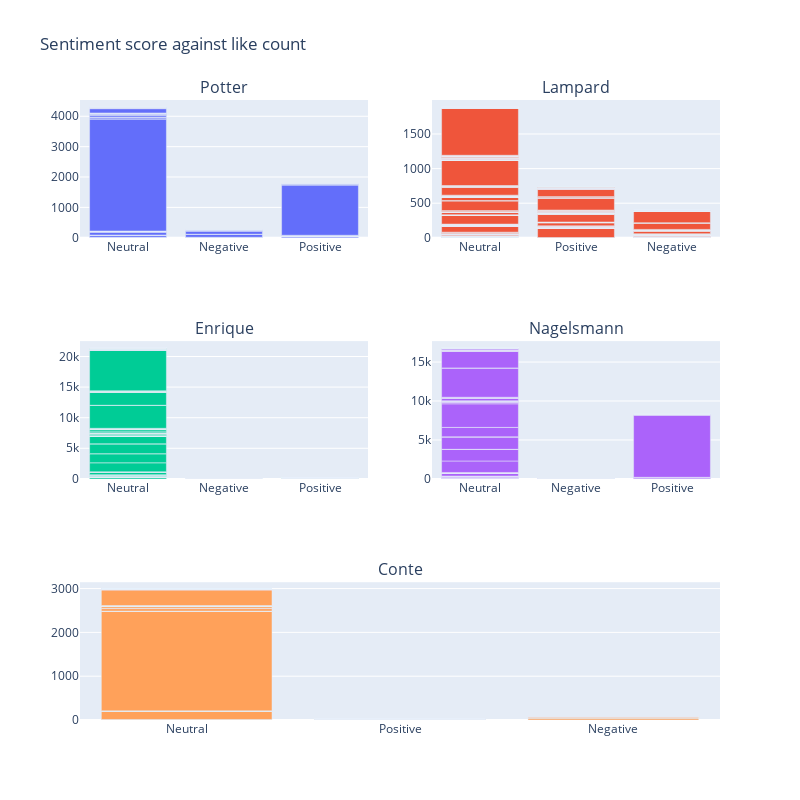

The notebook cell saved with this chart:
### Markdown cell above
Lets see if there is a correlation between the sentiment score and the like count of the fans

### Code cell
import plotly.graph_objects as go
from plotly.subplots import make_subplots
fig = make_subplots(rows=3, cols=2, specs=[[{},{}],[{},{}],[{'colspan':2},None]]
                  ,subplot_titles=['Potter','Lampard','Enrique','Nagelsmann','Conte'])

fig.add_trace(go.Bar(x=df2[df2['Potter']==1]['sentiment'].values, y=df2[df2['Potter']==1]['like_count']),
              1, 1)
fig.add_trace(go.Bar(x=df2[df2['Lampard']==1]['sentiment'].values, y=df2[df2['Lampard']==1]['like_count']),
              1, 2)
fig.add_trace(go.Bar(x=df2[df2['Enrique']==1]['sentiment'].values, y=df2[df2['Enrique']==1]['like_count']),
              2, 1)
fig.add_trace(go.Bar(x=df2[df2['Nagelsmann']==1]['sentiment'].values, y=df2[df2['Nagelsmann']==1]['like_count']),
              2, 2)
fig.add_trace(go.Bar(x=df2[df2['Conte']==1]['sentiment'].values, y=df2[df2['Conte']==1]['like_count']),   
              3, 1)


fig.update_layout(title_text='Sentiment score against like count',height=800, width=800,
                 showlegend=False)
fig.show()

### Figure 1 — Plotly figure (JSON) as saved in the notebook; plotly's stock layout.template omitted (floating-point values rounded to 4 significant figures; data arrays with more than 128 entries replaced by an {"elided": "..."} marker saying what was removed)
{"data": [{"type": "bar", "x": {"elided": "189 str values"}, "xaxis": "x", "y": {"elided": "189 int values"}, "yaxis": "y"}, {"type": "bar", "x": {"elided": "767 str values"}, "xaxis": "x2", "y": {"elided": "767 int values"}, "yaxis": "y2"}, {"type": "bar", "x": {"elided": "209 str values"}, "xaxis": "x3", "y": {"elided": "209 int values"}, "yaxis": "y3"}, {"type": "bar", "x": {"elided": "167 str values"}, "xaxis": "x4", "y": {"elided": "167 int values"}, "yaxis": "y4"}, {"type": "bar", "x": {"elided": "137 str values"}, "xaxis": "x5", "y": {"elided": "137 int values"}, "yaxis": "y5"}], "layout": {"annotations": [{"font": {"size": 16}, "showarrow": false, "text": "Potter", "x": 0.225, "xanchor": "center", "xref": "paper", "y": 1.0, "yanchor": "bottom", "yref": "paper"}, {"font": {"size": 16}, "showarrow": false, "text": "Lampard", "x": 0.775, "xanchor": "center", "xref": "paper", "y": 1.0, "yanchor": "bottom", "yref": "paper"}, {"font": {"size": 16}, "showarrow": false, "text": "Enrique", "x": 0.225, "xanchor": "center", "xref": "paper", "y": 0.6111, "yanchor": "bottom", "yref": "paper"}, {"font": {"size": 16}, "showarrow": false, "text": "Nagelsmann", "x": 0.775, "xanchor": "center", "xref": "paper", "y": 0.6111, "yanchor": "bottom", "yref": "paper"}, {"font": {"size": 16}, "showarrow": false, "text": "Conte", "x": 0.5, "xanchor": "center", "xref": "paper", "y": 0.2222, "yanchor": "bottom", "yref": "paper"}], "height": 800, "showlegend": false, "title": {"text": "Sentiment score against like count"}, "width": 800, "xaxis": {"anchor": "y", "domain": [0.0, 0.45]}, "xaxis2": {"anchor": "y2", "domain": [0.55, 1.0]}, "xaxis3": {"anchor": "y3", "domain": [0.0, 0.45]}, "xaxis4": {"anchor": "y4", "domain": [0.55, 1.0]}, "xaxis5": {"anchor": "y5", "domain": [0.0, 1.0]}, "yaxis": {"anchor": "x", "domain": [0.7778, 1.0]}, "yaxis2": {"anchor": "x2", "domain": [0.7778, 1.0]}, "yaxis3": {"anchor": "x3", "domain": [0.3889, 0.6111]}, "yaxis4": {"anchor": "x4", "domain": [0.3889, 0.6111]}, "yaxis5": {"anchor": "x5", "domain": [0.0, 0.2222]}}}
